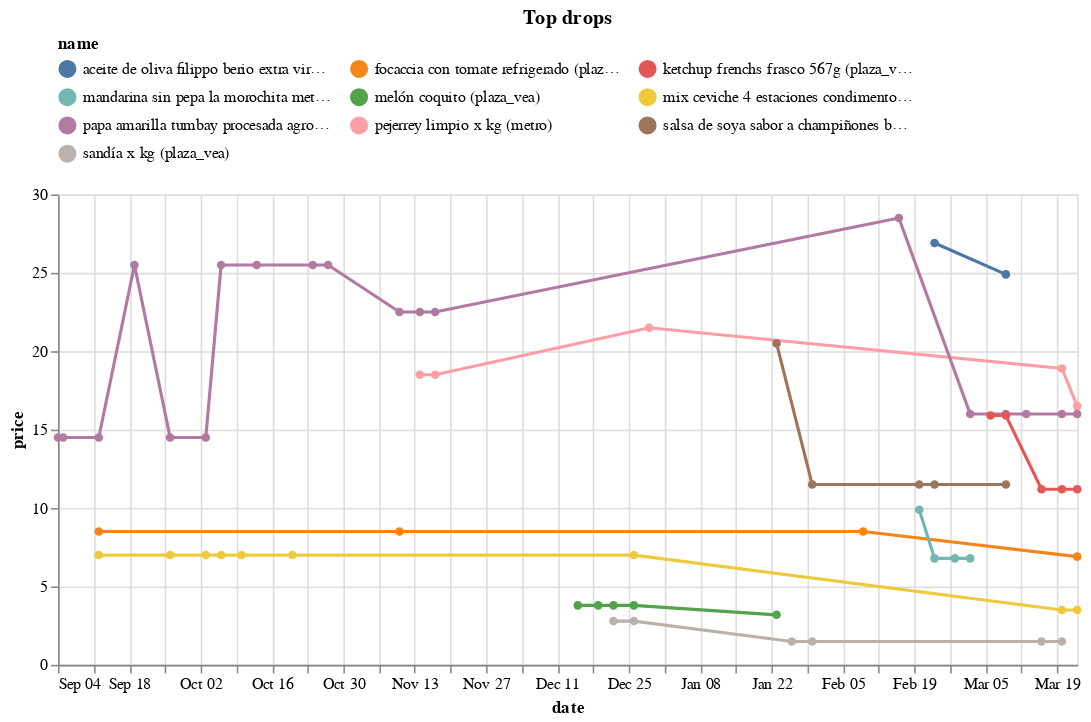

The notebook cell saved with this chart:
### Code cell
(top_changes
 .sort_values('change')
 .head(10)
 .loc[:, ['store','sku']]
 .merge(df, on=['store','sku'])
 .pipe(alt.Chart)
 .mark_line(point=True)
 .encode(x='date', y='price', color='name', tooltip=['name','price'])
 .properties(width=650, title='Top drops')
 .configure_legend(orient='top', columns=3)
)

### Figure 1 — Vega-Lite specification as saved in the notebook (floating-point values rounded to 4 significant figures)
{"config": {"view": {"continuousWidth": 400, "continuousHeight": 300}, "legend": {"columns": 3, "orient": "top"}}, "data": {"name": "data-d9ac3ec761c71e3b90c89b1771e5c96b"}, "mark": {"type": "line", "point": true}, "encoding": {"color": {"field": "name", "type": "nominal"}, "tooltip": [{"field": "name", "type": "nominal"}, {"field": "price", "type": "quantitative"}], "x": {"field": "date", "type": "temporal"}, "y": {"field": "price", "type": "quantitative"}}, "title": "Top drops", "width": 650, "$schema": "https://vega.github.io/schema/vega-lite/v4.17.0.json", "datasets": {"data-d9ac3ec761c71e3b90c89b1771e5c96b": [{"store": "plaza_vea", "sku": 1430, "brand": "4 ESTACIONES", "uri": "https://www.plazavea.com.pe/condimento-4-estaciones-mix-ceviche-frasco-80gr/p", "name": "mix ceviche 4 estaciones condimento frasco 80g (plaza_vea)", "price": 3.5, "category": "https://www.plazavea.com.pe/abarrotes", "date": "2023-03-20T00:00:00"}, {"store": "plaza_vea", "sku": 1430, "brand": "4 ESTACIONES", "uri": "https://www.plazavea.com.pe/condimento-4-estaciones-mix-ceviche-frasco-80gr/p", "name": "mix ceviche 4 estaciones condimento frasco 80g (plaza_vea)", "price": 7.0, "category": "https://www.plazavea.com.pe/abarrotes", "date": "2022-10-20T00:00:00"}, {"store": "plaza_vea", "sku": 1430, "brand": "4 ESTACIONES", "uri": "https://www.plazavea.com.pe/condimento-4-estaciones-mix-ceviche-frasco-80gr/p", "name": "mix ceviche 4 estaciones condimento frasco 80g (plaza_vea)", "price": 7.0, "category": "https://www.plazavea.com.pe/abarrotes", "date": "2022-09-12T00:00:00"}, {"store": "plaza_vea", "sku": 1430, "brand": "4 ESTACIONES", "uri": "https://www.plazavea.com.pe/condimento-4-estaciones-mix-ceviche-frasco-80gr/p", "name": "mix ceviche 4 estaciones condimento frasco 80g (plaza_vea)", "price": 7.0, "category": "https://www.plazavea.com.pe/abarrotes", "date": "2022-12-26T00:00:00"}, {"store": "plaza_vea", "sku": 1430, "brand": "4 ESTACIONES", "uri": "https://www.plazavea.com.pe/condimento-4-estaciones-mix-ceviche-frasco-80gr/p", "name": "mix ceviche 4 estaciones condimento frasco 80g (plaza_vea)", "price": 7.0, "category": "https://www.plazavea.com.pe/abarrotes", "date": "2022-10-06T00:00:00"}, {"store": "plaza_vea", "sku": 1430, "brand": "4 ESTACIONES", "uri": "https://www.plazavea.com.pe/condimento-4-estaciones-mix-ceviche-frasco-80gr/p", "name": "mix ceviche 4 estaciones condimento frasco 80g (plaza_vea)", "price": 3.5, "category": "https://www.plazavea.com.pe/abarrotes", "date": "2023-03-23T00:00:00"}, {"store": "plaza_vea", "sku": 1430, "brand": "4 ESTACIONES", "uri": "https://www.plazavea.com.pe/condimento-4-estaciones-mix-ceviche-frasco-80gr/p", "name": "mix ceviche 4 estaciones condimento frasco 80g (plaza_vea)", "price": 7.0, "category": "https://www.plazavea.com.pe/abarrotes", "date": "2022-10-10T00:00:00"}, {"store": "plaza_vea", "sku": 1430, "brand": "4 ESTACIONES", "uri": "https://www.plazavea.com.pe/condimento-4-estaciones-mix-ceviche-frasco-80gr/p", "name": "mix ceviche 4 estaciones condimento frasco 80g (plaza_vea)", "price": 7.0, "category": "https://www.plazavea.com.pe/abarrotes", "date": "2022-10-03T00:00:00"}, {"store": "plaza_vea", "sku": 1430, "brand": "4 ESTACIONES", "uri": "https://www.plazavea.com.pe/condimento-4-estaciones-mix-ceviche-frasco-80gr/p", "name": "mix ceviche 4 estaciones condimento frasco 80g (plaza_vea)", "price": 7.0, "category": "https://www.plazavea.com.pe/abarrotes", "date": "2022-09-26T00:00:00"}, {"store": "plaza_vea", "sku": 10211360, "brand": "PLAZA VEA", "uri": "https://www.plazavea.com.pe/focaccia-con-tomate-refrigerado/p", "name": "focaccia con tomate refrigerado (plaza_vea)", "price": 8.5, "category": "https://www.plazavea.com.pe/panaderia-y-pasteleria", "date": "2022-09-12T00:00:00"}, {"store": "plaza_vea", "sku": 10211360, "brand": "PLAZA VEA", "uri": "https://www.plazavea.com.pe/focaccia-con-tomate-refrigerado/p", "name": "focaccia con tomate refrigerado (plaza_vea)", "price": 8.5, "category": "https://www.plazavea.com.pe/panaderia-y-pasteleria", "date": "2023-02-09T00:00:00"}, {"store": "plaza_vea", "sku": 10211360, "brand": "PLAZA VEA", "uri": "https://www.plazavea.com.pe/focaccia-con-tomate-refrigerado/p", "name": "focaccia con tomate refrigerado (plaza_vea)", "price": 6.9, "category": "https://www.plazavea.com.pe/panaderia-y-pasteleria", "date": "2023-03-23T00:00:00"}, {"store": "plaza_vea", "sku": 10211360, "brand": "PLAZA VEA", "uri": "https://www.plazavea.com.pe/focaccia-con-tomate-refrigerado/p", "name": "focaccia con tomate refrigerado (plaza_vea)", "price": 8.5, "category": "https://www.plazavea.com.pe/panaderia-y-pasteleria", "date": "2022-11-10T00:00:00"}, {"store": "plaza_vea", "sku": 40166, "brand": "PLAZA VEA", "uri": "https://www.plazavea.com.pe/melon-coquito-pro/p", "name": "melón coquito (plaza_vea)", "price": 3.19, "category": "https://www.plazavea.com.pe/frutas-y-verduras", "date": "2023-01-23T00:00:00"}, {"store": "plaza_vea", "sku": 40166, "brand": "PLAZA VEA", "uri": "https://www.plazavea.com.pe/melon-coquito-pro/p", "name": "melón coquito (plaza_vea)", "price": 3.79, "category": "https://www.plazavea.com.pe/frutas-y-verduras", "date": "2022-12-15T00:00:00"}, {"store": "plaza_vea", "sku": 40166, "brand": "PLAZA VEA", "uri": "https://www.plazavea.com.pe/melon-coquito-pro/p", "name": "melón coquito (plaza_vea)", "price": 3.79, "category": "https://www.plazavea.com.pe/frutas-y-verduras", "date": "2022-12-22T00:00:00"}, {"store": "plaza_vea", "sku": 40166, "brand": "PLAZA VEA", "uri": "https://www.plazavea.com.pe/melon-coquito-pro/p", "name": "melón coquito (plaza_vea)", "price": 3.79, "category": "https://www.plazavea.com.pe/frutas-y-verduras", "date": "2022-12-26T00:00:00"}, {"store": "plaza_vea", "sku": 40166, "brand": "PLAZA VEA", "uri": "https://www.plazavea.com.pe/melon-coquito-pro/p", "name": "melón coquito (plaza_vea)", "price": 3.79, "category": "https://www.plazavea.com.pe/frutas-y-verduras", "date": "2022-12-19T00:00:00"}, {"store": "metro", "sku": 4145, "brand": ".", "uri": "https://www.metro.pe/pejerrey-limpio-x-kg-5844/p", "name": "pejerrey limpio x kg (metro)", "price": 18.5, "category": "https://www.metro.pe/carnes-aves-y-pescados/pescados-y-mariscos/pescados-frescos", "date": "2022-11-17T00:00:00"}, {"store": "metro", "sku": 4145, "brand": ".", "uri": "https://www.metro.pe/pejerrey-limpio-x-kg-5844/p", "name": "pejerrey limpio x kg (metro)", "price": 21.5, "category": "https://www.metro.pe/carnes-aves-y-pescados/pescados-y-mariscos/pescados-frescos", "date": "2022-12-29T00:00:00"}, {"store": "metro", "sku": 4145, "brand": "Genérico", "uri": "https://www.metro.pe/pejerrey-limpio-x-kg-5844/p", "name": "pejerrey limpio x kg (metro)", "price": 18.9, "category": "https://www.metro.pe/carnes-aves-y-pescados/pescados-y-mariscos/pescados-frescos", "date": "2023-03-20T00:00:00"}, {"store": "metro", "sku": 4145, "brand": ".", "uri": "https://www.metro.pe/pejerrey-limpio-x-kg-5844/p", "name": "pejerrey limpio x kg (metro)", "price": 18.5, "category": "https://www.metro.pe/carnes-aves-y-pescados/pescados-y-mariscos/pescados-frescos", "date": "2022-11-14T00:00:00"}, {"store": "metro", "sku": 4145, "brand": "Genérico", "uri": "https://www.metro.pe/pejerrey-limpio-x-kg-5844/p", "name": "pejerrey limpio x kg (metro)", "price": 16.5, "category": "https://www.metro.pe/carnes-aves-y-pescados/pescados-y-mariscos/pescados-frescos", "date": "2023-03-23T00:00:00"}, {"store": "plaza_vea", "sku": 45992, "brand": "PLAZA VEA", "uri": "https://www.plazavea.com.pe/sandia-xkg/p", "name": "sandía x kg (plaza_vea)", "price": 1.49, "category": "https://www.plazavea.com.pe/frutas-y-verduras", "date": "2023-03-20T00:00:00"}, {"store": "plaza_vea", "sku": 45992, "brand": "PLAZA VEA", "uri": "https://www.plazavea.com.pe/sandia-xkg/p", "name": "sandía x kg (plaza_vea)", "price": 1.49, "category": "https://www.plazavea.com.pe/frutas-y-verduras", "date": "2023-01-30T00:00:00"}, {"store": "plaza_vea", "sku": 45992, "brand": "PLAZA VEA", "uri": "https://www.plazavea.com.pe/sandia-xkg/p", "name": "sandía x kg (plaza_vea)", "price": 2.79, "category": "https://www.plazavea.com.pe/frutas-y-verduras", "date": "2022-12-22T00:00:00"}, {"store": "plaza_vea", "sku": 45992, "brand": "PLAZA VEA", "uri": "https://www.plazavea.com.pe/sandia-xkg/p", "name": "sandía x kg (plaza_vea)", "price": 2.79, "category": "https://www.plazavea.com.pe/frutas-y-verduras", "date": "2022-12-26T00:00:00"}, {"store": "plaza_vea", "sku": 45992, "brand": "PLAZA VEA", "uri": "https://www.plazavea.com.pe/sandia-xkg/p", "name": "sandía x kg (plaza_vea)", "price": 1.49, "category": "https://www.plazavea.com.pe/frutas-y-verduras", "date": "2023-01-26T00:00:00"}, {"store": "plaza_vea", "sku": 45992, "brand": "PLAZA VEA", "uri": "https://www.plazavea.com.pe/sandia-xkg/p", "name": "sandía x kg (plaza_vea)", "price": 1.49, "category": "https://www.plazavea.com.pe/frutas-y-verduras", "date": "2023-03-16T00:00:00"}, {"store": "metro", "sku": 1017219, "brand": "Bárcidda", "uri": "https://www.metro.pe/salsa-de-soya-sabor-a-champinones-barcidda-500ml-981112/p", "name": "salsa de soya sabor a champiñones bárcidda 500ml (metro)", "price": 11.5, "category": "https://www.metro.pe/abarrotes/condimentos-vinagres-y-comida-instantanea/vinagres-y-sillao", "date": "2023-01-30T00:00:00"}, {"store": "metro", "sku": 1017219, "brand": "Bárcidda", "uri": "https://www.metro.pe/salsa-de-soya-sabor-a-champinones-barcidda-500ml-981112/p", "name": "salsa de soya sabor a champiñones bárcidda 500ml (metro)", "price": 11.5, "category": "https://www.metro.pe/abarrotes/condimentos-vinagres-y-comida-instantanea/vinagres-y-sillao", "date": "2023-02-23T00:00:00"}, {"store": "metro", "sku": 1017219, "brand": "Bárcidda", "uri": "https://www.metro.pe/salsa-de-soya-sabor-a-champinones-barcidda-500ml-981112/p", "name": "salsa de soya sabor a champiñones bárcidda 500ml (metro)", "price": 20.5, "category": "https://www.metro.pe/abarrotes/condimentos-vinagres-y-comida-instantanea/vinagres-y-sillao", "date": "2023-01-23T00:00:00"}, {"store": "metro", "sku": 1017219, "brand": "Bárcidda", "uri": "https://www.metro.pe/salsa-de-soya-sabor-a-champinones-barcidda-500ml-981112/p", "name": "salsa de soya sabor a champiñones bárcidda 500ml (metro)", "price": 11.5, "category": "https://www.metro.pe/abarrotes/condimentos-vinagres-y-comida-instantanea/vinagres-y-sillao", "date": "2023-03-09T00:00:00"}, {"store": "metro", "sku": 1017219, "brand": "Bárcidda", "uri": "https://www.metro.pe/salsa-de-soya-sabor-a-champinones-barcidda-500ml-981112/p", "name": "salsa de soya sabor a champiñones bárcidda 500ml (metro)", "price": 11.5, "category": "https://www.metro.pe/abarrotes/condimentos-vinagres-y-comida-instantanea/vinagres-y-sillao", "date": "2023-02-20T00:00:00"}, {"store": "metro", "sku": 958426, "brand": "Sin Marca", "uri": "https://www.metro.pe/mandarina-sin-pepa-la-morochita-metro-1-5kg-784196/p", "name": "mandarina sin pepa la morochita metro 1.5kg (metro)", "price": 6.79, "category": "https://www.metro.pe/frutas-y-verduras/frutas/naranjas-y-otros-citricos", "date": "2023-02-23T00:00:00"}, {"store": "metro", "sku": 958426, "brand": "Sin Marca", "uri": "https://www.metro.pe/mandarina-sin-pepa-la-morochita-metro-1-5kg-784196/p", "name": "mandarina sin pepa la morochita metro 1.5kg (metro)", "price": 6.79, "category": "https://www.metro.pe/frutas-y-verduras/frutas/naranjas-y-otros-citricos", "date": "2023-02-27T00:00:00"}, {"store": "metro", "sku": 958426, "brand": "Sin Marca", "uri": "https://www.metro.pe/mandarina-sin-pepa-la-morochita-metro-1-5kg-784196/p", "name": "mandarina sin pepa la morochita metro 1.5kg (metro)", "price": 6.79, "category": "https://www.metro.pe/frutas-y-verduras/frutas/naranjas-y-otros-citricos", "date": "2023-03-02T00:00:00"}, {"store": "metro", "sku": 958426, "brand": "Sin Marca", "uri": "https://www.metro.pe/mandarina-sin-pepa-la-morochita-metro-1-5kg-784196/p", "name": "mandarina sin pepa la morochita metro 1.5kg (metro)", "price": 9.89, "category": "https://www.metro.pe/frutas-y-verduras/frutas/naranjas-y-otros-citricos", "date": "2023-02-20T00:00:00"}, {"store": "metro", "sku": 564388, "brand": "Agro Selecto", "uri": "https://www.metro.pe/papa-amarilla-tumbay-procesada-agro-selecto-2kg/p", "name": "papa amarilla tumbay procesada agro selecto 2kg (metro)", "price": 16.0, "category": "https://www.metro.pe/frutas-y-verduras/verduras/tuberculos-y-raices", "date": "2023-03-13T00:00:00"}, {"store": "metro", "sku": 564388, "brand": "Agro Selecto", "uri": "https://www.metro.pe/papa-amarilla-tumbay-procesada-agro-selecto-2kg/p", "name": "papa amarilla tumbay procesada agro selecto 2kg (metro)", "price": 14.5, "category": "https://www.metro.pe/frutas-y-verduras/verduras/tuberculos-y-raices", "date": "2022-09-12T00:00:00"}, {"store": "metro", "sku": 564388, "brand": "Agro Selecto", "uri": "https://www.metro.pe/papa-amarilla-tumbay-procesada-agro-selecto-2kg/p", "name": "papa amarilla tumbay procesada agro selecto 2kg (metro)", "price": 14.5, "category": "https://www.metro.pe/frutas-y-verduras/verduras/tuberculos-y-raices", "date": "2022-09-26T00:00:00"}, {"store": "metro", "sku": 564388, "brand": "Agro Selecto", "uri": "https://www.metro.pe/papa-amarilla-tumbay-procesada-agro-selecto-2kg/p", "name": "papa amarilla tumbay procesada agro selecto 2kg (metro)", "price": 28.5, "category": "https://www.metro.pe/frutas-y-verduras/verduras/tuberculos-y-raices", "date": "2023-02-16T00:00:00"}, {"store": "metro", "sku": 564388, "brand": "Agro Selecto", "uri": "https://www.metro.pe/papa-amarilla-tumbay-procesada-agro-selecto-2kg/p", "name": "papa amarilla tumbay procesada agro selecto 2kg (metro)", "price": 14.5, "category": "https://www.metro.pe/frutas-y-verduras/verduras/tuberculos-y-raices", "date": "2022-09-04T00:00:00"}, {"store": "metro", "sku": 564388, "brand": "Agro Selecto", "uri": "https://www.metro.pe/papa-amarilla-tumbay-procesada-agro-selecto-2kg/p", "name": "papa amarilla tumbay procesada agro selecto 2kg (metro)", "price": 25.5, "category": "https://www.metro.pe/frutas-y-verduras/verduras/tuberculos-y-raices", "date": "2022-10-13T00:00:00"}, {"store": "metro", "sku": 564388, "brand": "Agro Selecto", "uri": "https://www.metro.pe/papa-amarilla-tumbay-procesada-agro-selecto-2kg/p", "name": "papa amarilla tumbay procesada agro selecto 2kg (metro)", "price": 22.5, "category": "https://www.metro.pe/frutas-y-verduras/verduras/tuberculos-y-raices", "date": "2022-11-17T00:00:00"}, {"store": "metro", "sku": 564388, "brand": "Agro Selecto", "uri": "https://www.metro.pe/papa-amarilla-tumbay-procesada-agro-selecto-2kg/p", "name": "papa amarilla tumbay procesada agro selecto 2kg (metro)", "price": 16.0, "category": "https://www.metro.pe/frutas-y-verduras/verduras/tuberculos-y-raices", "date": "2023-03-02T00:00:00"}, {"store": "metro", "sku": 564388, "brand": "Agro Selecto", "uri": "https://www.metro.pe/papa-amarilla-tumbay-procesada-agro-selecto-2kg/p", "name": "papa amarilla tumbay procesada agro selecto 2kg (metro)", "price": 25.5, "category": "https://www.metro.pe/frutas-y-verduras/verduras/tuberculos-y-raices", "date": "2022-10-27T00:00:00"}, {"store": "metro", "sku": 564388, "brand": "Agro Selecto", "uri": "https://www.metro.pe/papa-amarilla-tumbay-procesada-agro-selecto-2kg/p", "name": "papa amarilla tumbay procesada agro selecto 2kg (metro)", "price": 25.5, "category": "https://www.metro.pe/frutas-y-verduras/verduras/tuberculos-y-raices", "date": "2022-09-19T00:00:00"}, {"store": "metro", "sku": 564388, "brand": "Agro Selecto", "uri": "https://www.metro.pe/papa-amarilla-tumbay-procesada-agro-selecto-2kg/p", "name": "papa amarilla tumbay procesada agro selecto 2kg (metro)", "price": 25.5, "category": "https://www.metro.pe/frutas-y-verduras/verduras/tuberculos-y-raices", "date": "2022-10-06T00:00:00"}, {"store": "metro", "sku": 564388, "brand": "Agro Selecto", "uri": "https://www.metro.pe/papa-amarilla-tumbay-procesada-agro-selecto-2kg/p", "name": "papa amarilla tumbay procesada agro selecto 2kg (metro)", "price": 16.0, "category": "https://www.metro.pe/frutas-y-verduras/verduras/tuberculos-y-raices", "date": "2023-03-20T00:00:00"}, {"store": "metro", "sku": 564388, "brand": "Agro Selecto", "uri": "https://www.metro.pe/papa-amarilla-tumbay-procesada-agro-selecto-2kg/p", "name": "papa amarilla tumbay procesada agro selecto 2kg (metro)", "price": 22.5, "category": "https://www.metro.pe/frutas-y-verduras/verduras/tuberculos-y-raices", "date": "2022-11-14T00:00:00"}, {"store": "metro", "sku": 564388, "brand": "Agro Selecto", "uri": "https://www.metro.pe/papa-amarilla-tumbay-procesada-agro-selecto-2kg/p", "name": "papa amarilla tumbay procesada agro selecto 2kg (metro)", "price": 16.0, "category": "https://www.metro.pe/frutas-y-verduras/verduras/tuberculos-y-raices", "date": "2023-03-23T00:00:00"}, {"store": "metro", "sku": 564388, "brand": "Agro Selecto", "uri": "https://www.metro.pe/papa-amarilla-tumbay-procesada-agro-selecto-2kg/p", "name": "papa amarilla tumbay procesada agro selecto 2kg (metro)", "price": 16.0, "category": "https://www.metro.pe/frutas-y-verduras/verduras/tuberculos-y-raices", "date": "2023-03-09T00:00:00"}, {"store": "metro", "sku": 564388, "brand": "Agro Selecto", "uri": "https://www.metro.pe/papa-amarilla-tumbay-procesada-agro-selecto-2kg/p", "name": "papa amarilla tumbay procesada agro selecto 2kg (metro)", "price": 14.5, "category": "https://www.metro.pe/frutas-y-verduras/verduras/tuberculos-y-raices", "date": "2022-10-03T00:00:00"}, {"store": "metro", "sku": 564388, "brand": "Agro Selecto", "uri": "https://www.metro.pe/papa-amarilla-tumbay-procesada-agro-selecto-2kg/p", "name": "papa amarilla tumbay procesada agro selecto 2kg (metro)", "price": 22.5, "category": "https://www.metro.pe/frutas-y-verduras/verduras/tuberculos-y-raices", "date": "2022-11-10T00:00:00"}, {"store": "metro", "sku": 564388, "brand": "Agro Selecto", "uri": "https://www.metro.pe/papa-amarilla-tumbay-procesada-agro-selecto-2kg/p", "name": "papa amarilla tumbay procesada agro selecto 2kg (metro)", "price": 14.5, "category": "https://www.metro.pe/frutas-y-verduras/verduras/tuberculos-y-raices", "date": "2022-09-05T00:00:00"}, {"store": "metro", "sku": 564388, "brand": "Agro Selecto", "uri": "https://www.metro.pe/papa-amarilla-tumbay-procesada-agro-selecto-2kg/p", "name": "papa amarilla tumbay procesada agro selecto 2kg (metro)", "price": 25.5, "category": "https://www.metro.pe/frutas-y-verduras/verduras/tuberculos-y-raices", "date": "2022-10-24T00:00:00"}, {"store": "metro", "sku": 473, "brand": "Filippo Berio", "uri": "https://www.metro.pe/aceite-de-oliva-filippo-berio-extra-virgen-500ml-336046/p", "name": "aceite de oliva filippo berio extra virgen 500ml (metro)", "price": 26.9, "category": "https://www.metro.pe/abarrotes/aceites/aceites-de-oliva", "date": "2023-02-23T00:00:00"}, {"store": "metro", "sku": 473, "brand": "Filippo Berio", "uri": "https://www.metro.pe/aceite-de-oliva-filippo-berio-extra-virgen-500ml-336046/p", "name": "aceite de oliva filippo berio extra virgen 500ml (metro)", "price": 24.9, "category": "https://www.metro.pe/abarrotes/aceites/aceites-de-oliva", "date": "2023-03-09T00:00:00"}, {"store": "plaza_vea", "sku": 10787075, "brand": "FRENCHS", "uri": "https://www.plazavea.com.pe/ketchup-frenchs-frasco-567g/p", "name": "ketchup frenchs frasco 567g (plaza_vea)", "price": 11.2, "category": "https://www.plazavea.com.pe/abarrotes", "date": "2023-03-20T00:00:00"}, {"store": "plaza_vea", "sku": 10787075, "brand": "FRENCHS", "uri": "https://www.plazavea.com.pe/ketchup-frenchs-frasco-567g/p", "name": "ketchup frenchs frasco 567g (plaza_vea)", "price": 15.9, "category": "https://www.plazavea.com.pe/abarrotes", "date": "2023-03-06T00:00:00"}, {"store": "plaza_vea", "sku": 10787075, "brand": "FRENCHS", "uri": "https://www.plazavea.com.pe/ketchup-frenchs-frasco-567g/p", "name": "ketchup frenchs frasco 567g (plaza_vea)", "price": 11.2, "category": "https://www.plazavea.com.pe/abarrotes", "date": "2023-03-23T00:00:00"}, {"store": "plaza_vea", "sku": 10787075, "brand": "FRENCHS", "uri": "https://www.plazavea.com.pe/ketchup-frenchs-frasco-567g/p", "name": "ketchup frenchs frasco 567g (plaza_vea)", "price": 15.9, "category": "https://www.plazavea.com.pe/abarrotes", "date": "2023-03-09T00:00:00"}, {"store": "plaza_vea", "sku": 10787075, "brand": "FRENCHS", "uri": "https://www.plazavea.com.pe/ketchup-frenchs-frasco-567g/p", "name": "ketchup frenchs frasco 567g (plaza_vea)", "price": 11.2, "category": "https://www.plazavea.com.pe/abarrotes", "date": "2023-03-16T00:00:00"}]}}
